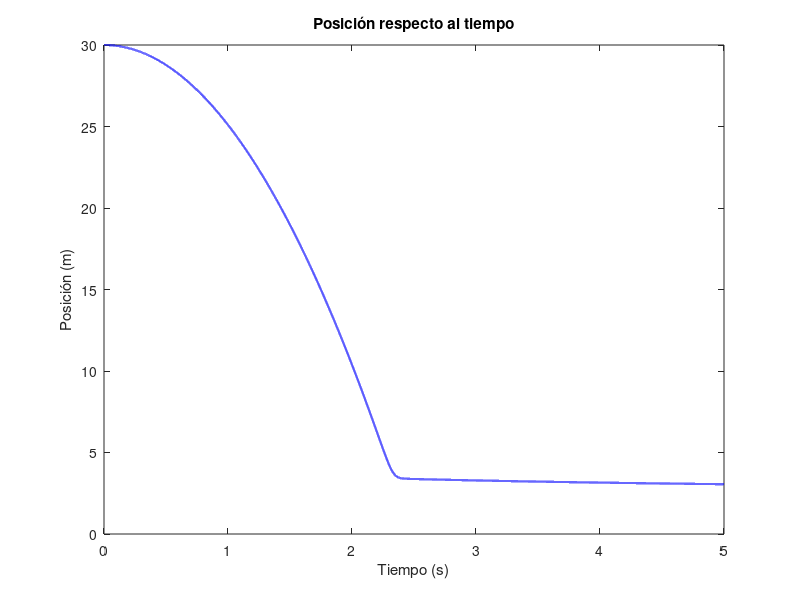
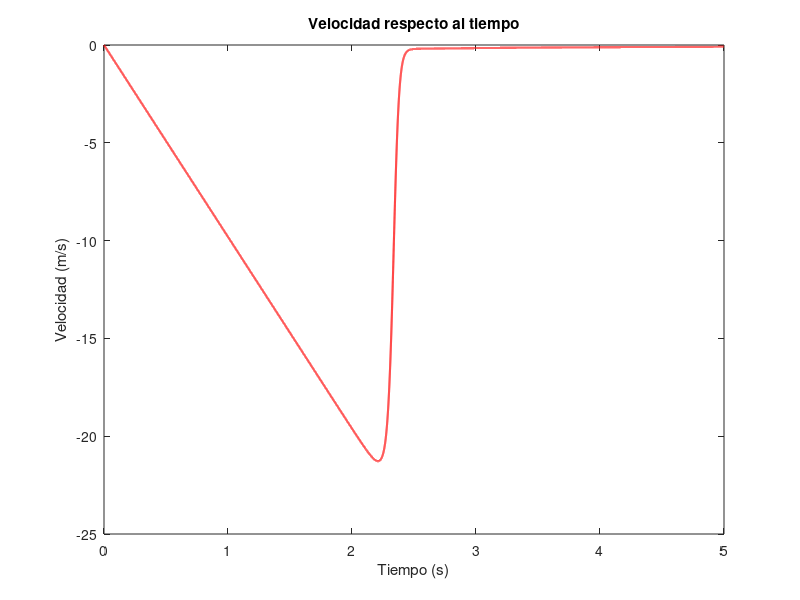
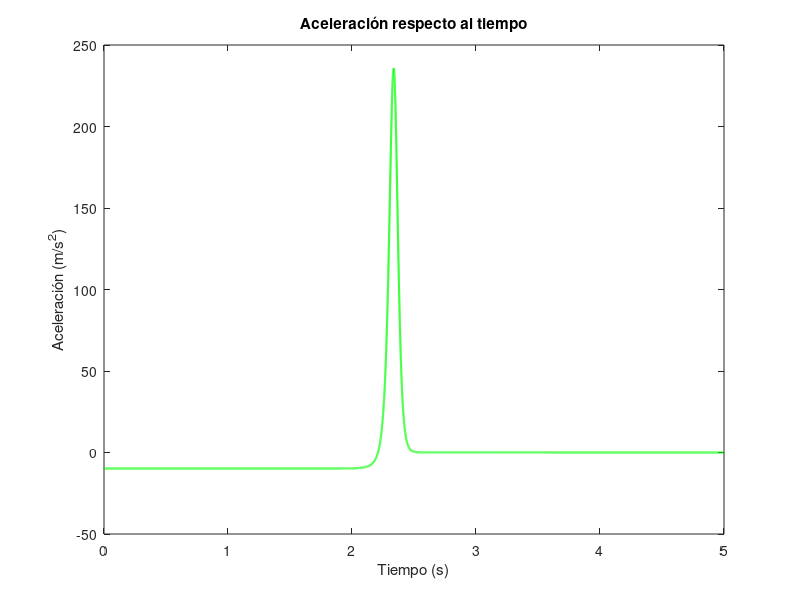
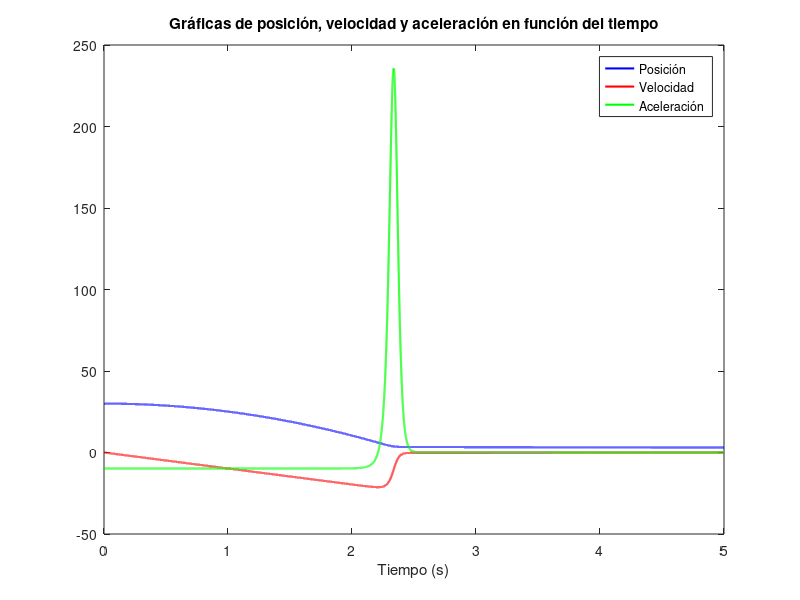

MATLAB code for these plots, in order:
clear; clc; clf;

% Condiciones de la espira
m = 0.01;% Masa del electroimán (kg)
g = 9.81; % Constante de aceleración de la gravedad (m/s^2)
U = 1000000; % Momento dipolar magnético
M = 4*pi*10^-7; % Constante de permeabilidad magnética
a = 0.08; % Radio de la espira (m)
r = 1.71*10^-8; % Resistencia del cobre a temperatura ambiente

% Funciones de velocidad (v) y posición (z), que representan las ecuaciones
% diferenciales de la velocidad (v) y posicion (z) respectivamente. Estas
% dependen del tiempo(t), la posicion(z) y la velocidad(v)
f1 = @(t, z, v) v;
%Cual es esta formula? Es la formula de la acceleraion
f2 = @(t, z, v) (-(m*g) - ((9*((M*U)^2)*(a^4))/(4*r))*((z^2)/((z^2+a^2)^5))*v)/m;

% Tiempo inicial y tiempo final
t0 = 0;
tf = 5;

% Fracción de tiempo o (paso??)
delta = 0.0001;

% Posición inicial y velocidad inicial
z0 = 30; %En Z
v0 = 0;

% Se crea un vector de tiempo (t) que va desde t0 hasta tf con incrementos
% de delta
t = t0:delta:tf;

% Longitud del vector de tiempo
L = length(t);

% Creación de los vectores de tiempo, posición y velocidad
%Se crean vectores vacios para almacenar la posicion y la velocidad
%respectivamente
Z = zeros(1, L);
V = zeros(1, L);

% Declaración de la posición y la velocidad inicial
%Se asigna la posicion y la velocidad inical al primer elemento de los
%vectores Z y V respectivamente
Z(1) = z0;
V(1) = v0;

% Implementación del método de Runge-Kutta de cuarto orden para calcular
% los valores de posicion y velocidad en cada paso de tiempo. El bucle for
% se repite L-1 veces
for i = 1:(L-1)
    %Aqui se utilizan las funciones
    k1_1 = f1(t(i), Z(i), V(i));
    k1_2 = f2(t(i), Z(i), V(i));

    k2_1 = f1(t(i)+1/2*delta, Z(i)+1/2*k1_1*delta, V(i)+1/2*k1_2*delta);
    k2_2 = f2(t(i)+1/2*delta, Z(i)+1/2*k1_1*delta, V(i)+1/2*k1_2*delta);
    
    k3_1 = f1(t(i)+1/2*delta, Z(i)+1/2*k2_1*delta, V(i)+1/2*k2_2*delta);
    k3_2 = f2(t(i)+1/2*delta, Z(i)+1/2*k2_1*delta, V(i)+1/2*k2_2*delta);

    k4_1 = f1(t(i)+delta, Z(i)+k3_1*delta, V(i)+k3_2*delta);
    k4_2 = f2(t(i)+delta, Z(i)+k3_1*delta, V(i)+k3_2*delta);

    %Se actualizan los valores de posicion Z y V en cada paso de tiempo
    Z(i+1) = Z(i) + 1/6 * (k1_1 + 2*k2_1 + 2*k3_1 + k4_1) * delta;
    V(i+1) = V(i) + 1/6 * (k1_2 + 2*k2_2 + 2*k3_2 + k4_2) * delta;
end

% Graficación
% Figura 1 muestra la posicion en funcion del tiempo
figure(1);
plot(t, Z, 'b', 'LineWidth', 1.5)
xlabel('Tiempo (s)');
ylabel('Posición (m)');
title('Posición respecto al tiempo');

% Figura 2 muestra la velocidad en funcion del tiempo
figure(2);
plot(t, V, 'r', 'LineWidth', 1.5)
xlabel('Tiempo (s)');
ylabel('Velocidad (m/s)');
title('Velocidad respecto al tiempo');

% Figura 3 muestra la acceleracion en funcion del tiempo 
% Se obtiene un vector de aceleración con los diferenciales de velocidad con respecto al tiempo
% diff(V) calcula la diferencia entre elementos consecutivos del vector de
% velocidad V. diff(t) calcula la diferencia entre elementos consecutivos.
% Se utiliza la funcion diff porque la acceleracion se define como la tasa
% de cambio de la velocidad en funcion del tiempo.
acceleracion = diff(V) ./ diff(t);
figure(3);
%Se utiliza t(1:end-1) para obtener todos los elementos de t desde el
%primer elemento hasta el penultimo elemento. Se excluye el ultimo
%elementos porque el vector de tiempo y acceleracion deben de ser de la
%misma longitud.
plot(t(1:end-1), acceleracion, 'g', 'LineWidth', 1.5)
xlabel('Tiempo (s)');
ylabel('Aceleración (m/s^2)');
title('Aceleración respecto al tiempo');


%-------------------- Graficas Combinadas -------------------------------------

% Figura 1 muestra la posición en función del tiempo
figure;
plot(t, Z, 'b', 'LineWidth', 1.5)
xlabel('Tiempo (s)');
hold on;

% Figura 2 muestra la velocidad en función del tiempo
plot(t, V, 'r', 'LineWidth', 1.5)
xlabel('Tiempo (s)');

% Figura 3 muestra la aceleración en función del tiempo
plot(t(1:end-1), acceleracion, 'g', 'LineWidth', 1.5)
xlabel('Tiempo (s)');

title('Gráficas de posición, velocidad y aceleración en función del tiempo');
legend('Posición', 'Velocidad', 'Aceleración');
hold off;
